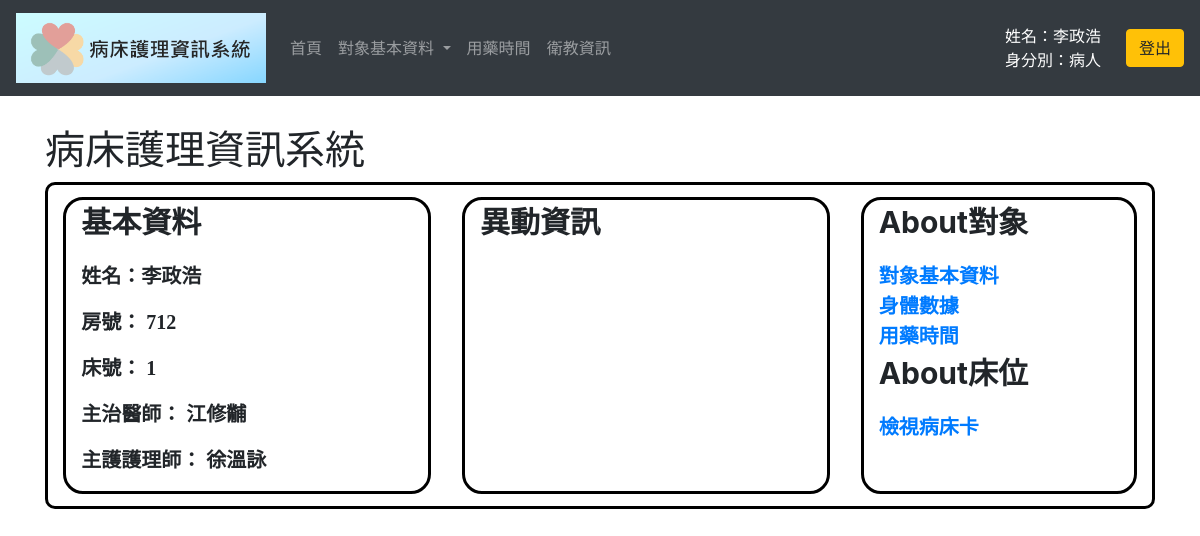
Page /patient_main.php (signed in) on the committed database.
### tables this page shows
CREATE TABLE `patient_admission_info` (
  `id_number` varchar(255) NOT NULL,
  `ward_no` int(11) DEFAULT NULL,
  `r1` varchar(255) DEFAULT NULL,
  `bed_no` int(11) DEFAULT NULL,
  `r2` varchar(255) DEFAULT NULL,
  `phone_no` varchar(255) DEFAULT NULL,
  `r3` varchar(255) DEFAULT NULL,
  `address` varchar(255) DEFAULT NULL,
  `r4` varchar(255) DEFAULT NULL,
  `emergency_contact` varchar(255) DEFAULT NULL,
  `r5` varchar(255) DEFAULT NULL,
  `emergency_contact_no` varchar(255) DEFAULT NULL,
  `r6` varchar(255) DEFAULT NULL,
  `hospitalization_date` varchar(255) DEFAULT NULL,
  `r7` varchar(255) DEFAULT NULL,
  `observation_time` varchar(255) DEFAULT NULL,
  `r8` varchar(255) DEFAULT NULL,
  `attending_physician` varchar(255) DEFAULT NULL,
  `r9` varchar(255) DEFAULT NULL,
  `nurse` varchar(255) DEFAULT NULL,
  `r10` varchar(255) DEFAULT NULL,
  `current_condition` varchar(255) DEFAULT NULL,
  `r11` varchar(255) DEFAULT NULL,
  `transaction_info` varchar(255) DEFAULT NULL
);

### patient_main.php (the view, shortened to what this page needs)
<?php
  $conn = new PDO("mysql:host=localhost;dbname=access_test", "root", "");
?>
<!DOCTYPE html>
<html lang="en">
<head>
  <link rel="stylesheet" href="https://cdn.jsdelivr.net/npm/bootstrap@4.6.1/dist/css/bootstrap.min.css">
</head>
<body>
  <nav class="navbar navbar-expand-sm bg-dark navbar-dark static-top" style="margin-bottom: 30px;">
    <a class="navbar-brand" href="patient_main.php">
      <img src="./images/topic.png" alt="logo" style="width:250px;">
    </a>
    <ul class="navbar-nav mr-auto">
          <li class="nav-item">
              <a class="nav-link" href="patient_main.php">首頁</a>
          </li>
          <li class="nav-item dropdown">
              <a class="nav-link dropdown-toggle" href="#" id="navbardrop" data-toggle="dropdown">
                  對象基本資料
              </a>
          </li>
          <li class="nav-item">
        <a class="nav-link" href="patient_med_time.php">用藥時間</a>
      </li>
      <li class="nav-item">
        <a class="nav-link" href="patient_health_education.php">衛教資訊</a>
      </li>
      </ul>
      <div style="margin-right:10px ;text-align:right; color:white;" class="col-xs-12 col-md-2">
        <?php
          $name = $_SESSION["name"];
          $identity = $_SESSION["identity"];
          echo "姓名：" . $name . "<br>身分別：" . $identity ;
        ?>
      </div>
      <form  id="login" method="POST" action="logout.php">
        <input class="btn btn-warning" type="submit" value="登出">
      </form>
  </nav>
  <h1 class="container">病床護理資訊系統</h1>
  <div class="container">
    <div class="row" style="margin:auto; border: 3px solid black;  border-radius: 10px; ">
      <div class="col-xs-12 col-md-4" style="margin:12px auto ;border: 3px solid black;  border-radius: 20px;">
        <p id="subtitle">基本資料</p>
        <p id="info">姓名：<?php echo $_SESSION['name'] ; ?> </p>
        <p id="info">房號：
        <?php
          $stmt = $conn ->prepare("SELECT ward_no FROM patient_admission_info WHERE id_number='".$_SESSION['id_number']."'");
          $stmt-> execute();
          $result =  $stmt->fetchAll()[0][0];
          echo $result;
        ?>
        </p>
        <p id="info">床號：
        <?php
          $stmt = $conn ->prepare("SELECT bed_no FROM patient_admission_info WHERE id_number='".$_SESSION['id_number']."'");
          $stmt-> execute();
          $result =  $stmt->fetchAll()[0][0];
          echo $result;
        ?>
        </p>
        <p id="info">主治醫師：
        <?php
          $stmt = $conn ->prepare("SELECT attending_physician FROM patient_admission_info WHERE id_number='".$_SESSION['id_number']."'");
          $stmt-> execute();
          $result =  $stmt->fetchAll()[0][0];
          echo $result;
        ?>
        </p>
        <p id="info">主護護理師：
        <?php
          $stmt = $conn ->prepare("SELECT nurse FROM patient_admission_info WHERE id_number='".$_SESSION['id_number']."'");
          $stmt-> execute();
          $result =  $stmt->fetchAll()[0][0];
          echo $result;
        ?>
        </p>
      </div>
      <div class="col-xs-12 col-md-4" style="margin:12px auto ;border: 3px solid black;  border-radius: 20px;">
        <p id="subtitle">異動資訊</p>
      </div>
      <div class="col-xs-12 col-md-3" style="margin:12px auto ;border: 3px solid black;  border-radius: 20px;">
        <p id="subtitle">About對象</p>
        <a id="info" href="patient_info.php">對象基本資料</a><br>
        <a id="info" href="patient_bodydata.php">身體數據</a><br>
        <a id="info" href="patient_med_time.php">用藥時間</a>
        <p id="subtitle">About床位</p>
        <a id="info" href="patient_bed_card.php">檢視病床卡</a><br>
      </div>
    </div>
  </div>
</body>
</html>

### patient_main.php (style rules this page uses)
#subtitle { font-size: 30px; font-weight:bold; }
#info { font-size: 20px; font-family:微軟正黑體; font-weight:bold; text-align:left; }

### rows in the picture
patient_admission_info: ward_no "712", bed_no "1", attending_physician "江修黼", nurse "徐溫詠"

### other values in the picture
$name "李政浩"
$identity "病人"
$_SESSION['name'] "李政浩"
